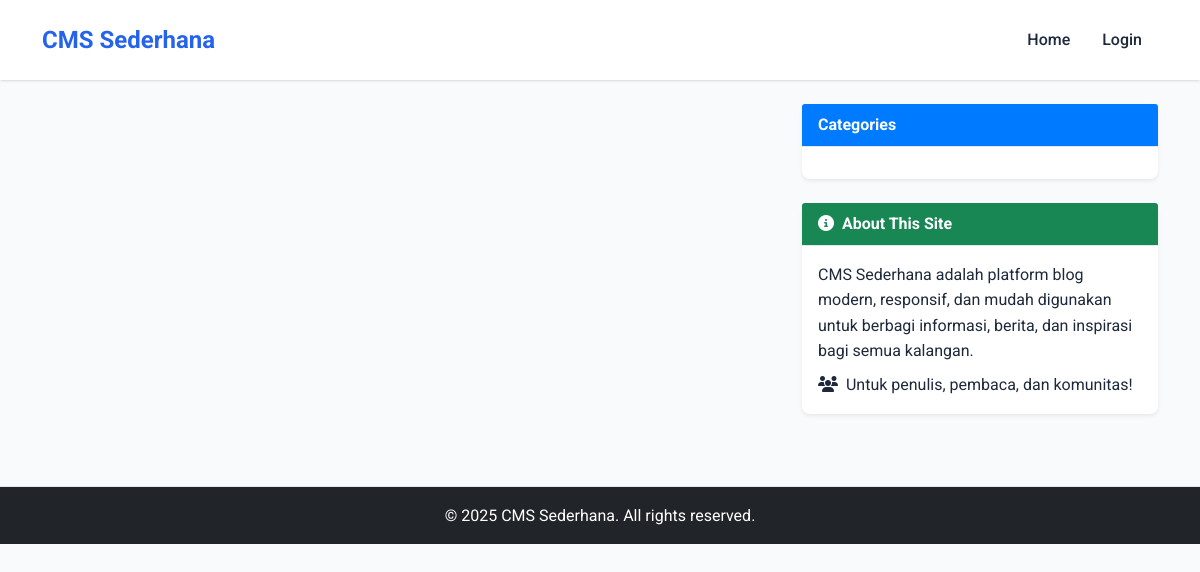
Before: / with the older database file.
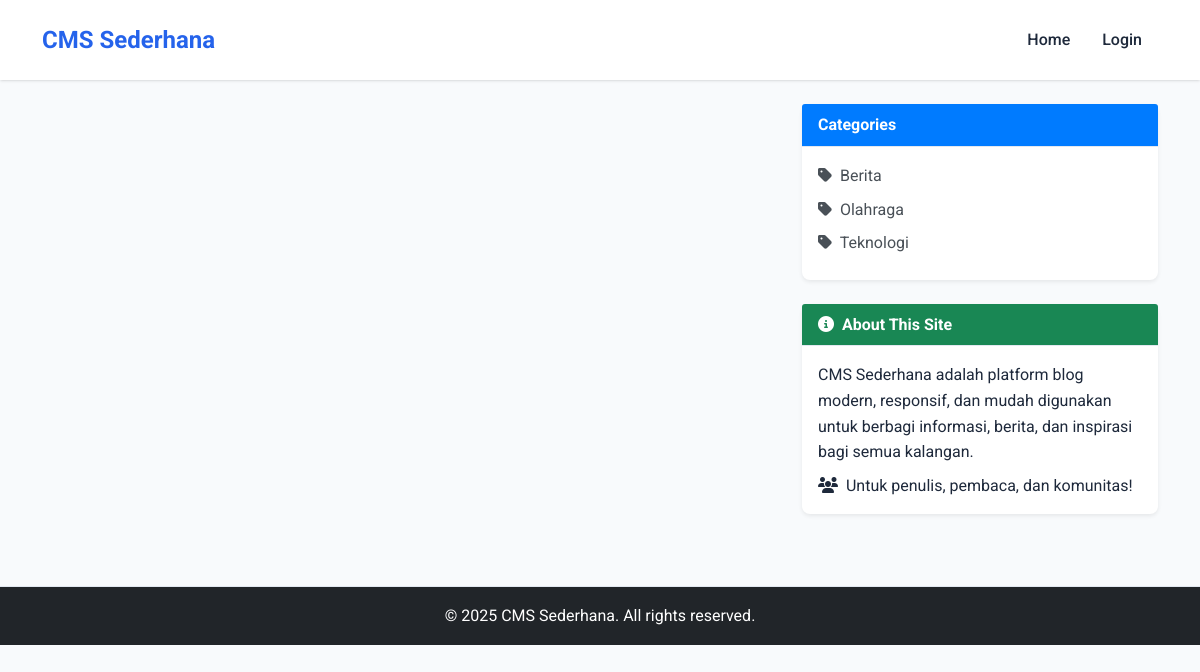
After: the same page with the newer database file.
### tables this page shows
CREATE TABLE categories (
    id INT PRIMARY KEY AUTO_INCREMENT,
    name VARCHAR(50) NOT NULL,
    slug VARCHAR(50) UNIQUE NOT NULL,
    description TEXT,
    created_at TIMESTAMP DEFAULT CURRENT_TIMESTAMP
);

### index.php (the view, shortened to what this page needs)
<?php
require_once 'config/database.php';
?>
<!DOCTYPE html>
<html lang="en">
<head>
    <link href="https://cdn.jsdelivr.net/npm/bootstrap@5.1.3/dist/css/bootstrap.min.css" rel="stylesheet">
    <link href="assets/css/style.css" rel="stylesheet">
    <link href="assets/css/index.css" rel="stylesheet">
    <link rel="stylesheet" href="https://cdnjs.cloudflare.com/ajax/libs/font-awesome/6.4.0/css/all.min.css">
</head>
<body>
    <nav class="navbar navbar-expand-lg navbar-dark bg-dark">
        <div class="container">
            <a class="navbar-brand" href="index.php">CMS Sederhana</a>
            <div class="collapse navbar-collapse" id="navbarNav">
                <ul class="navbar-nav ms-auto">
                    <li class="nav-item">
                        <a class="nav-link" href="index.php">Home</a>
                    </li>
                    <?php if(isset($_SESSION['user_id'])): ?>
                        <li class="nav-item">
                            <a class="nav-link" href="admin/dashboard.php">Dashboard</a>
                        </li>
                        <li class="nav-item">
                            <a class="nav-link" href="logout.php">Logout</a>
                        </li>
                    <?php else: ?>
                        <li class="nav-item">
                            <a class="nav-link" href="login.php">Login</a>
                        </li>
                    <?php endif; ?>
                </ul>
            </div>
        </div>
    </nav>
    <div class="container mt-4">
        <div class="row">
            <div class="col-md-8">
            </div>
            <div class="col-md-4 sidebar">
                <div class="card mb-4">
                    <div class="card-header">
                        Categories
                    </div>
                    <div class="card-body">
                        <?php
                        $stmt = $pdo->query("SELECT * FROM categories ORDER BY name");
                        $categories = $stmt->fetchAll(PDO::FETCH_ASSOC);
                        foreach($categories as $category):
                        ?>
                            <a href="category.php?slug=<?php echo htmlspecialchars($category['slug']); ?>" class="d-block mb-2">
                                <i class="fas fa-tag me-1"></i> <?php echo htmlspecialchars($category['name']); ?>
                            </a>
                        <?php endforeach; ?>
                    </div>
                </div>
                <div class="card mb-4">
                    <div class="card-header bg-success text-white">
                        <i class="fas fa-info-circle me-1"></i> About This Site
                    </div>
                    <div class="card-body">
                        <p class="mb-2">CMS Sederhana adalah platform blog modern, responsif, dan mudah digunakan untuk berbagi informasi, berita, dan inspirasi bagi semua kalangan.</p>
                        <p class="mb-0"><i class="fas fa-users me-1"></i> Untuk penulis, pembaca, dan komunitas!</p>
                    </div>
                </div>
            </div>
        </div>
    </div>
    <footer class="bg-dark text-white mt-5 py-3">
        <div class="container text-center">
            <p class="mb-0">&copy; <?php echo date('Y'); ?> CMS Sederhana. All rights reserved.</p>
        </div>
    </footer>
</body>
</html>

Changed rows visible on the page:
added categories: name "Berita"
added categories: name "Olahraga"
added categories: name "Teknologi"
